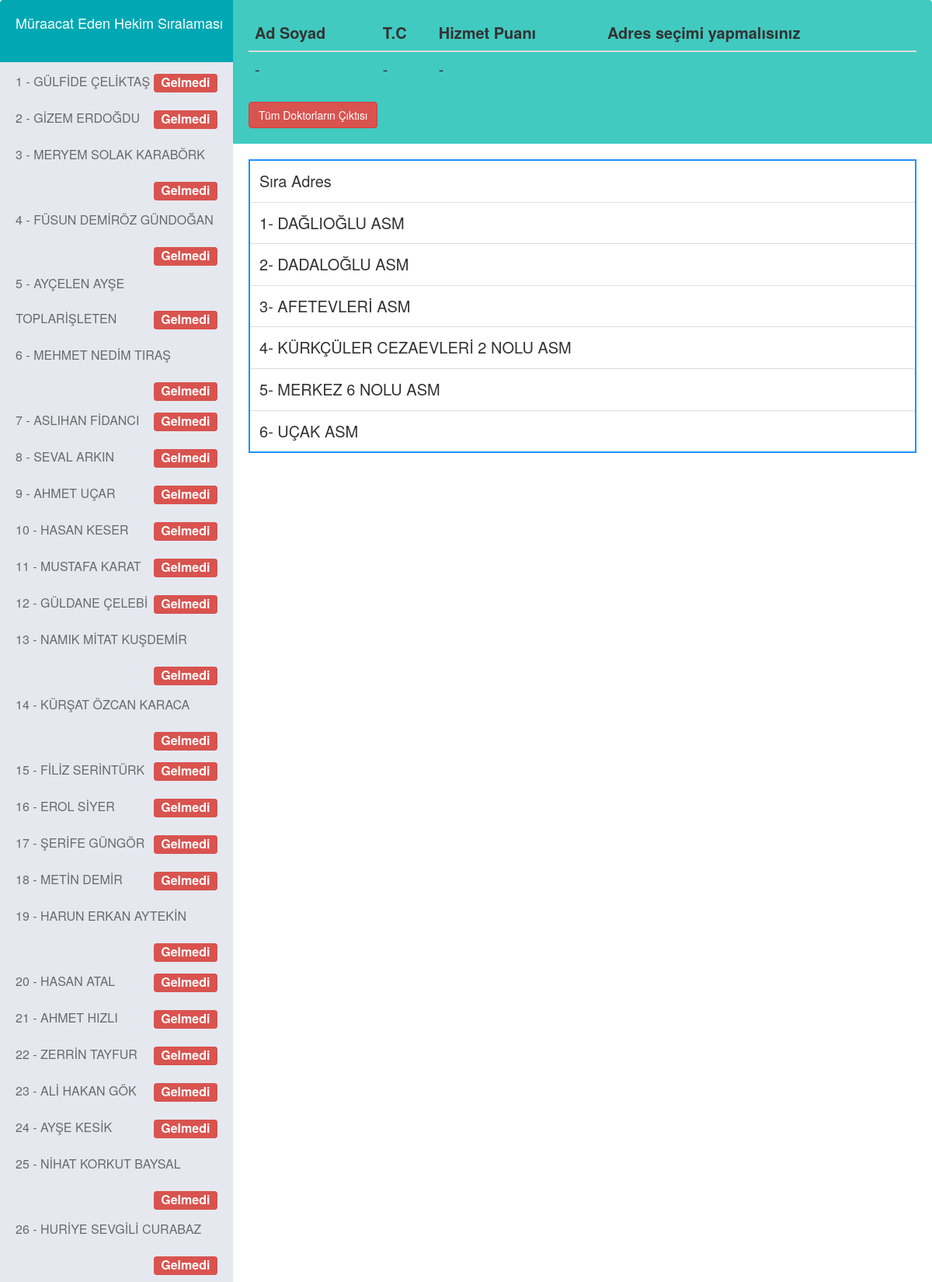
The page / (upper part) on the database its author committed.
### tables this page shows
CREATE TABLE `doctor` (
  `must` int(11) NOT NULL COMMENT 'sıralaması',
  `doctor_id` bigint(11) DEFAULT NULL COMMENT 'doktor id si',
  `doctor_var` text NOT NULL COMMENT 'json doktor verileri',
  `hizmet_puan` text NOT NULL COMMENT 'doktor hizmet puanı',
  `doctor_old_place` text NOT NULL COMMENT 'seki adres id si',
  `doctor_selection` text NOT NULL COMMENT 'doktor durumu seçim yapıp yapmadığı'
);

### db/query.php (called while the page is built, shortened)
<?php
  class Query
  {
      protected $servername = "localhost";
      protected $username = "root";
      protected $password = "";
      protected $dbname = "saglik_bak";
      public $conn;
      function __construct ()
      {
          try {
              $this->conn = new PDO("mysql:host=$this->servername;dbname=$this->dbname", $this->username, $this->password);
              $this->conn->setAttribute(PDO::ATTR_ERRMODE, PDO::ERRMODE_EXCEPTION);
              $this->conn-> exec("SET CHARACTER SET utf8");
          } catch (PDOException $e) {
              echo "Connection failed: " . $e->getMessage();
          }
      }
      public  function all_doctor(){
          try {
              $status = $this->conn->prepare ( 'select * from doctor' );
              $status->execute ();
              $data = array();
              foreach ($status->fetchAll () as $key) {
                  if(isset($key["doctor_var"]))
                      $key["doctor_var"] = json_decode ($key["doctor_var"] , JSON_UNESCAPED_UNICODE);
                  array_push ($data , $key);
              }
          } catch (PDOException $err) {
              return false;
          }
          return $data;
      }
      public  function all_adres(){
          try {
              $status = $this->conn->prepare ( 'select * from adres where adres_select =0' );
              $status->execute ();
              $data = array();
              foreach ($status->fetchAll () as $key) {
                  if(isset($key["address"]))
                      $key["address"] = json_decode ($key["address"] , JSON_UNESCAPED_UNICODE);
                  array_push ($data , $key);
              }
          } catch (PDOException $err) {
              return false;
          }
          return $data;
      }
  }
 ?>

### src/components/left_container.php (the view, shortened to what this page needs)
<aside class="sm-side" id="test321">
    <div class="user-head">
        <?php require_once ($rota."src/components/head_left_title.php")?>
    </div>
    <ul class="inbox-nav inbox-divider">
        <?php
        foreach ($all_doctor as $value){
            $name = $value["doctor_var"]["name"];
            $selection = $value["doctor_selection"];
            if($selection == 0)
                $selection = "<span class=\"label label-danger pull-right\">Gelmedi</span>";
            else if($selection == 1)
                $selection = "<span  class=\"label label-success pull-right\">Adres seçildi</span>";
            else if($selection == 2)
                $selection = "<span class=\"label label-warning pull-right\">Pas geçti</span>";
            if($selection != 1){
                ?>
                <li class="<?php echo ($value['doctor_id'] == $url) ? 'active' : '' ; ?>">
                    <a href="index.php?url=<?=$value['doctor_id']?>"><?=$value["must"]?> - <?=$name?> <?=$selection?> </a>
                </li>
            <?php }
        }
        ?>
    </ul>
</aside>

### src/components/head.php (shortened to what this page needs)
<!doctype html>
<html>
<head>
    <link href="https://maxcdn.bootstrapcdn.com/bootstrap/3.3.0/css/bootstrap.min.css" rel="stylesheet" id="bootstrap-css">
</head>

### index.php (shortened to what this page needs)
<?php
$rota ="";
require_once ( $rota . "db/query.php" );
$mquery = new Query();
$all_doctor = $mquery->all_doctor ();
$all_adres = $mquery->all_adres ();
?>
<?php require_once ($rota . "src/components/head.php");?>
<body>
<div>
    <link rel='stylesheet prefetch' href='http://maxcdn.bootstrapcdn.com/font-awesome/4.2.0/css/font-awesome.min.css'>
    <div class="mail-box">
        <?php   require_once ($rota."src/components/left_container.php") ; ?>
        <?php   require_once ($rota."src/components/right_container.php") ; ?>
    </div>
</div>
</body>
</html>

### src/components/head_left_title.php (shortened to what this page needs)
<div class="user-name">
    <a href="index.php"><h4 style="color:white;">Müraacat Eden Hekim Sıralaması</h4></a>
</div>

### src/components/right_container.php (shortened to what this page needs)
<aside class="lg-side" id="test123">
        <div class="inbox-head">
            <div>
                <div class="row">
                    <div class="col-lg-12">
                        <div class="table-responsive">
                            <table class="table  ">
                                <thead>
                                <tr>
                                    <th scope="col">Ad Soyad</th>
                                    <th scope="col">T.C</th>
                                    <th scope="col">Hizmet Puanı </th>
                                    <?php if(isset($old_adres[0]["address"]["adres"])){ ?>
                                        <th scope="col"> Seçili Olan Adres :</th>
                                    <?php }else{ ?>
                                        <th scope="col"> Adres seçimi yapmalısınız </th>
                                    <?php }?>
                                </tr>
                                </thead>
                                <tbody>
                                <tr>
                                    <td><?=(isset($doctor_variable)) ? $doctor_variable[0]["doctor_var"]["name"] : "-"?> </td>
                                    <td><?=(isset($doctor_variable)) ? $doctor_variable[0]["doctor_var"]["tc"] : "-"?></td>
                                    <td scope="col"><?=(isset($doctor_variable)) ?  $doctor_variable[0]["hizmet_puan"] :"-"?> </td>
                                </tr>
                                </tbody>
                            </table>
                        </div>
                    </div>
                </div>
            </div>
            <a href="<?=$rota."demo_dr/../report/report_excel.php"?>"><button class="btn btn-danger">Tüm Doktorların Çıktısı</button></a>
        </div>
    <div class="inbox-body">
        <table class="table table-inbox table-hover">
            <tbody>
            <td class="view-message dont-show">Sıra   Adres</td>
            <td class="view-message"> </td>
            <td class="view-message inbox-small-cells"></td>
            <td class="view-message text-right">
            </td>
            <?php
            $m = 1;
            foreach ($all_adres as $result){?>
                <tr class="" id ="<?=$result["id"]?>" data-toggle="modal" onclick="addClick(<?=$url?>, <?=$result["id"]?>);" data-target = "#selectionMenu">
                    <td class="view-message dont-show"><?=$m?>- <?=$result["address"]["adres"]?></td>
                    <td class="view-message"></td>
                    <td class="view-message inbox-small-cells"></td>
                    <td class="view-message text-right">
                    </td>
                </tr>
                <?php $m++ ; } ?>
            </tbody>
        </table>
    </div>
</aside>

### src/components/head.php (style rules this page uses)
.mail-box { border-collapse: collapse; border-spacing: 0; display: table; table-layout: fixed; width: 100%; }
.mail-box aside { display: table-cell; float: none; height: 100%; padding: 0; vertical-align: top; }
.mail-box .sm-side { background: none repeat scroll 0 0 #e5e8ef; border-radius: 4px 0 0 4px; width: 25%; }
.mail-box .lg-side { background: none repeat scroll 0 0 #fff; border-radius: 0 4px 4px 0; width: 75%; }
.mail-box .sm-side .user-head { background: none repeat scroll 0 0 #00a8b3; border-radius: 4px 0 0; color: #fff; min-height: 80px; padding: 10px; }
.user-head .user-name { display: inline-block; margin: 0 0 0 10px; }
.inbox-body { padding: 20px; }
ul.inbox-nav { display: inline-block; margin: 0; padding: 0; width: 100%; }
.inbox-divider { border-bottom: 1px solid #d5d8df; }
ul.inbox-nav li { display: inline-block; line-height: 45px; width: 100%; }
ul.inbox-nav li a { color: #6a6a6a; display: inline-block; line-height: 45px; padding: 0 20px; width: 100%; font-size:medium; }
ul.inbox-nav li a span.label { margin-top: 13px; }
.inbox-head { background: none repeat scroll 0 0 #41cac0; border-radius: 0 4px 0 0; min-height: 80px; padding: 20px; }
.table-inbox { border: 2px solid dodgerblue; margin-bottom: 0; }
.table-inbox tr td { padding: 12px !important; }
ul { list-style-type: none; padding: 0px; margin: 0px; }
body { font-size:20px; }

### src/components/left_container.php (style rules this page uses)
.label { font-size:100%; }

### src/components/right_container.php (style rules this page uses)
body { font-size:20px; }

### rows shown on the page
doctor: must "1", name "GÜLFİDE ÇELİKTAŞ", doctor_selection "Gelmedi"
doctor: must "2", name "GİZEM ERDOĞDU", doctor_selection "Gelmedi"
doctor: must "3", name "MERYEM SOLAK KARABÖRK", doctor_selection "Gelmedi"
doctor: must "4", name "FÜSUN DEMİRÖZ GÜNDOĞAN", doctor_selection "Gelmedi"
doctor: must "5", name "AYÇELEN AYŞE TOPLARİŞLETEN", doctor_selection "Gelmedi"
doctor: must "6", name "MEHMET NEDİM TIRAŞ", doctor_selection "Gelmedi"
doctor: must "7", name "ASLIHAN FİDANCI", doctor_selection "Gelmedi"
doctor: must "8", name "SEVAL ARKIN", doctor_selection "Gelmedi"
doctor: must "9", name "AHMET UÇAR", doctor_selection "Gelmedi"
doctor: must "10", name "HASAN KESER", doctor_selection "Gelmedi"
doctor: must "11", name "MUSTAFA KARAT", doctor_selection "Gelmedi"
doctor: must "12", name "GÜLDANE ÇELEBİ", doctor_selection "Gelmedi"
doctor: must "13", name "NAMIK MİTAT KUŞDEMİR", doctor_selection "Gelmedi"
doctor: must "14", name "KÜRŞAT ÖZCAN KARACA", doctor_selection "Gelmedi"
doctor: must "15", name "FİLİZ SERİNTÜRK", doctor_selection "Gelmedi"
doctor: must "16", name "EROL SİYER", doctor_selection "Gelmedi"
doctor: must "17", name "ŞERİFE GÜNGÖR", doctor_selection "Gelmedi"
doctor: must "18", name "METİN DEMİR", doctor_selection "Gelmedi"
doctor: must "19", name "HARUN ERKAN AYTEKİN", doctor_selection "Gelmedi"
doctor: must "20", name "HASAN ATAL", doctor_selection "Gelmedi"
doctor: must "21", name "AHMET HIZLI", doctor_selection "Gelmedi"
doctor: must "22", name "ZERRİN TAYFUR", doctor_selection "Gelmedi"
doctor: must "23", name "ALİ HAKAN GÖK", doctor_selection "Gelmedi"
doctor: must "24", name "AYŞE KESİK", doctor_selection "Gelmedi"
doctor: must "25", name "NİHAT KORKUT BAYSAL", doctor_selection "Gelmedi"
doctor: must "26", name "HURİYE SEVGİLİ CURABAZ", doctor_selection "Gelmedi"

### other values the page prints
$result["address"]["adres"] "DAĞLIOĞLU ASM"
$result["address"]["adres"] "DADALOĞLU ASM"
$result["address"]["adres"] "AFETEVLERİ ASM"
$result["address"]["adres"] "KÜRKÇÜLER CEZAEVLERİ 2 NOLU ASM"
$result["address"]["adres"] "MERKEZ 6 NOLU ASM"
$result["address"]["adres"] "UÇAK ASM"
